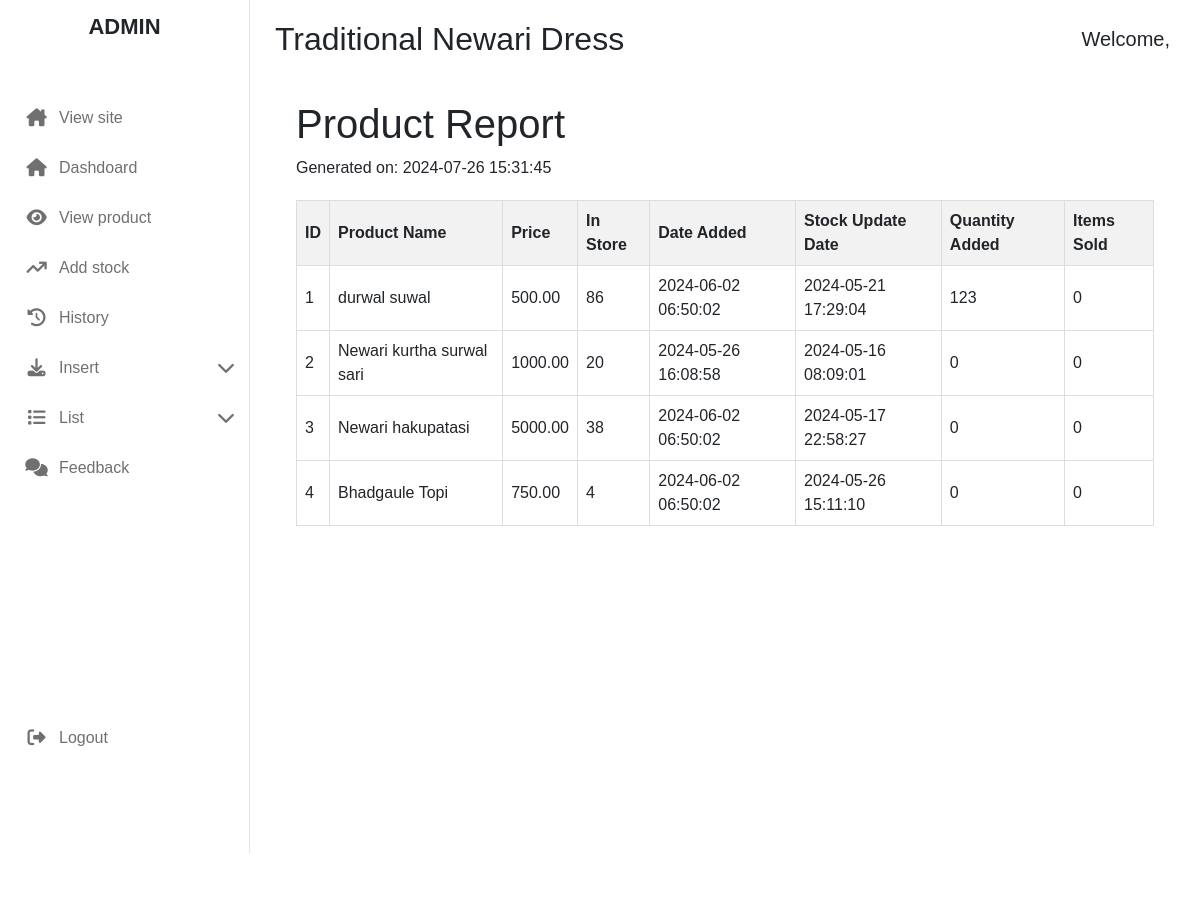
The app's page /admin_area/index.php?list_report (signed in) with its own data.
### tables this page shows
CREATE TABLE `products` (
  `id` int(11) NOT NULL,
  `product_name` varchar(100) NOT NULL,
  `product_description` varchar(255) DEFAULT NULL,
  `tag_id` int(11) DEFAULT NULL,
  `category_id` int(11) DEFAULT NULL,
  `product_image_1` varchar(255) DEFAULT NULL,
  `product_image_2` varchar(255) DEFAULT NULL,
  `product_price` decimal(10,2) DEFAULT NULL,
  `product_in_store` int(11) NOT NULL,
  `date` timestamp NOT NULL DEFAULT current_timestamp() ON UPDATE current_timestamp(),
  `status` varchar(100) NOT NULL,
  `stock_update_date` datetime NOT NULL DEFAULT current_timestamp(),
  `quantity_added` int(11) DEFAULT 0
);

### admin_area/list_report.php (the view, shortened to what this page needs)
<?php
$sql = "SELECT
            p.id,
            p.product_name,
            p.product_price,
            p.product_in_store,
            p.date,
            p.stock_update_date,
            p.quantity_added,
            COALESCE(SUM(u.total_products), 0) AS items_sold
        FROM
            products p
        LEFT JOIN
            user_order u
        ON
            p.id = u.product_id AND u.order_status = 'complete'
        GROUP BY
            p.id, p.product_name, p.product_price,
            p.product_in_store, p.date, p.stock_update_date, p.quantity_added";
$result = $conn->query($sql);
echo "<!DOCTYPE html>
<html lang='en'>
<head>
    <meta charset='UTF-8'>
    <meta name='viewport' content='width=device-width, initial-scale=1.0'>
    <title>Product Report</title>
    <style>
        body {
            font-family: Arial, sans-serif;
            margin: 20px;
        }
        table {
            width: 100%;
            border-collapse: collapse;
            margin-bottom: 20px;
        }
        th, td {
            border: 1px solid #ddd;
            padding: 8px;
            text-align: left;
        }
        th {
            background-color: #f2f2f2;
        }
        .header {
            margin-bottom: 20px;
        }
    </style>
</head>
<body>
    <div class='header'>
        <h1>Product Report</h1>
        <p>Generated on: " . date('Y-m-d H:i:s') . "</p>
    </div>";
if ($result->num_rows > 0) {
    echo "<table>
            <tr>
                <th>ID</th>
                <th>Product Name</th>
                <th>Price</th>
                <th>In Store</th>
                <th>Date Added</th>
                <th>Stock Update Date</th>
                <th>Quantity Added</th>
                <th>Items Sold</th>
            </tr>";
    while ($row = $result->fetch_assoc()) {
        echo "<tr>
                <td>" . $row["id"] . "</td>
                <td>" . $row["product_name"] . "</td>
                <td>" . $row["product_price"] . "</td>
                <td>" . $row["product_in_store"] . "</td>
                <td>" . $row["date"] . "</td>
                <td>" . $row["stock_update_date"] . "</td>
                <td>" . $row["quantity_added"] . "</td>
                <td>" . $row["items_sold"] . "</td>
            </tr>";
    }
    echo "</table>";
} else {
    echo "<p>No products found.</p>";
}
echo "</body>
</html>";
?>

### admin_area/style.css (style rules this page uses)
:root { --primary-color: #303233; --secondary-color: #F8F8F8; --third-color: #fcca03; --default-transition: all 0.3s linear; }

### admin_area/list_report.php (style rules this page uses)
body { font-family: Arial, sans-serif; margin: 20px; }
table { width: 100%; border-collapse: collapse; margin-bottom: 20px; }
th, td { border: 1px solid #ddd; padding: 8px; text-align: left; }
th { background-color: #f2f2f2; }
.header { margin-bottom: 20px; }

### records on screen
products: id "1", product_name "durwal suwal", product_price "500.00", product_in_store "86", date "2024-06-02 06:50:02", stock_update_date "2024-05-21 17:29:04", quantity_added "123", items_sold "0"
products: id "2", product_name "Newari kurtha surwal sari", product_price "1000.00", product_in_store "20", date "2024-05-26 16:08:58", stock_update_date "2024-05-16 08:09:01", quantity_added "0", items_sold "0"
products: id "3", product_name "Newari hakupatasi", product_price "5000.00", product_in_store "38", date "2024-06-02 06:50:02", stock_update_date "2024-05-17 22:58:27", quantity_added "0", items_sold "0"
products: id "4", product_name "Bhadgaule Topi", product_price "750.00", product_in_store "4", date "2024-06-02 06:50:02", stock_update_date "2024-05-26 15:11:10", quantity_added "0", items_sold "0"
